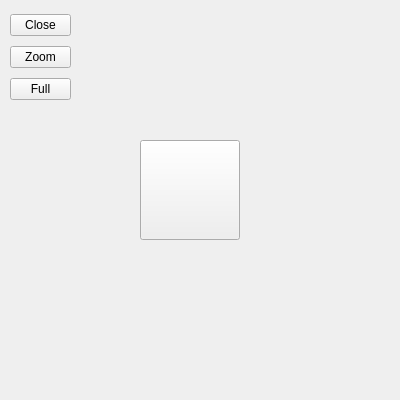
<?xml version="1.0" encoding="UTF-8"?>
<ui version="4.0">
 <class>MapDisplay</class>
 <widget class="QWidget" name="MapDisplay">
  <property name="geometry">
   <rect>
    <x>0</x>
    <y>0</y>
    <width>400</width>
    <height>400</height>
   </rect>
  </property>
  <property name="windowTitle">
   <string>Map</string>
  </property>
  <property name="windowIcon">
   <iconset resource="../navi.qrc">
    <normaloff>:/navi.png</normaloff>:/navi.png</iconset>
  </property>
  <widget class="QWidget" name="layoutWidget">
   <property name="geometry">
    <rect>
     <x>10</x>
     <y>10</y>
     <width>61</width>
     <height>95</height>
    </rect>
   </property>
   <layout class="QVBoxLayout" name="verticalLayout">
    <item>
     <widget class="QPushButton" name="closeButton">
      <property name="text">
       <string>Close</string>
      </property>
     </widget>
    </item>
    <item>
     <widget class="QPushButton" name="zoomButton">
      <property name="text">
       <string>Zoom</string>
      </property>
     </widget>
    </item>
    <item>
     <widget class="QPushButton" name="fullButton">
      <property name="text">
       <string>Full</string>
      </property>
     </widget>
    </item>
   </layout>
  </widget>
  <widget class="navi::MoveButton" name="moveButton">
   <property name="geometry">
    <rect>
     <x>140</x>
     <y>140</y>
     <width>100</width>
     <height>100</height>
    </rect>
   </property>
   <property name="sizePolicy">
    <sizepolicy hsizetype="Fixed" vsizetype="Fixed">
     <horstretch>0</horstretch>
     <verstretch>0</verstretch>
    </sizepolicy>
   </property>
   <property name="text">
    <string/>
   </property>
  </widget>
 </widget>
 <customwidgets>
  <customwidget>
   <class>navi::MoveButton</class>
   <extends>QPushButton</extends>
   <header location="global">move-button.h</header>
  </customwidget>
 </customwidgets>
 <resources>
  <include location="../navi.qrc"/>
 </resources>
 <connections/>
</ui>
